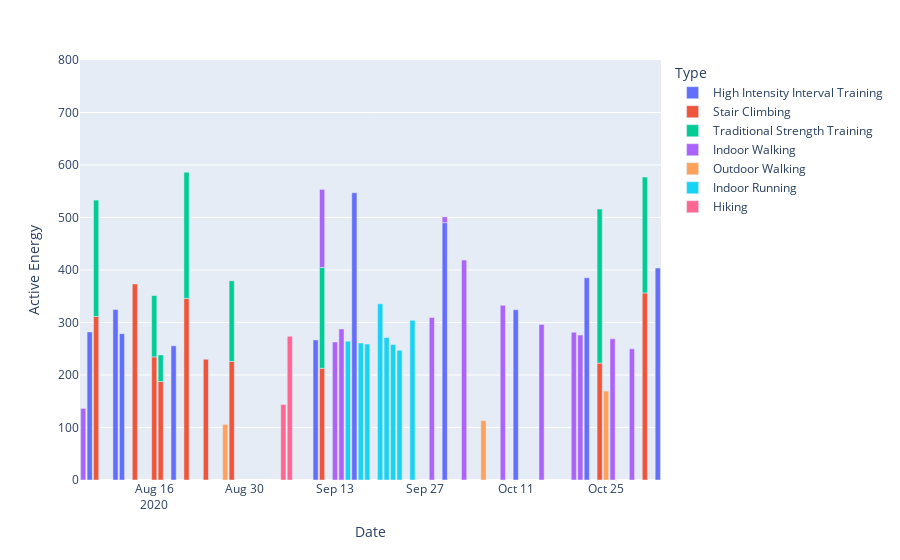

Notebook code for this chart:
### Markdown cell above
Visualizing the calories burned of all exercise sessions over 90 days

### Code cell
fig = px.bar(new_workouts, x="Date", y="Active Energy", color='Type')
fig.update_layout(yaxis_range=[0,800])
fig.show()

### Figure 1 — Plotly figure (JSON) as saved in the notebook; plotly's stock layout.template omitted (floating-point values rounded to 4 significant figures)
{"data": [{"alignmentgroup": "True", "hovertemplate": "Type=High Intensity Interval Training<br>Date=%{x}<br>Active Energy=%{y}<extra></extra>", "legendgroup": "High Intensity Interval Training", "marker": {"color": "#636efa"}, "name": "High Intensity Interval Training", "offsetgroup": "High Intensity Interval Training", "orientation": "v", "showlegend": true, "textposition": "auto", "type": "bar", "x": ["2020-11-02", "2020-10-22", "2020-10-11", "2020-09-30", "2020-09-16", "2020-09-10", "2020-08-19", "2020-08-11", "2020-08-10", "2020-08-06"], "xaxis": "x", "y": [403.8, 385.1, 324.3, 490.2, 547.2, 266.8, 255.7, 278.8, 324.6, 282.1], "yaxis": "y"}, {"alignmentgroup": "True", "hovertemplate": "Type=Stair Climbing<br>Date=%{x}<br>Active Energy=%{y}<extra></extra>", "legendgroup": "Stair Climbing", "marker": {"color": "#EF553B"}, "name": "Stair Climbing", "offsetgroup": "Stair Climbing", "orientation": "v", "showlegend": true, "textposition": "auto", "type": "bar", "x": ["2020-10-31", "2020-10-24", "2020-09-11", "2020-08-28", "2020-08-24", "2020-08-21", "2020-08-17", "2020-08-16", "2020-08-13", "2020-08-07"], "xaxis": "x", "y": [356.3, 222.7, 212.8, 225.9, 230.0, 345.8, 187.5, 234.5, 373.4, 311.5], "yaxis": "y"}, {"alignmentgroup": "True", "hovertemplate": "Type=Traditional Strength Training<br>Date=%{x}<br>Active Energy=%{y}<extra></extra>", "legendgroup": "Traditional Strength Training", "marker": {"color": "#00cc96"}, "name": "Traditional Strength Training", "offsetgroup": "Traditional Strength Training", "orientation": "v", "showlegend": true, "textposition": "auto", "type": "bar", "x": ["2020-10-31", "2020-10-24", "2020-09-11", "2020-08-28", "2020-08-21", "2020-08-17", "2020-08-16", "2020-08-07"], "xaxis": "x", "y": [220.7, 293.4, 192.0, 153.5, 240.4, 50.66, 116.9, 221.7], "yaxis": "y"}, {"alignmentgroup": "True", "hovertemplate": "Type=Indoor Walking<br>Date=%{x}<br>Active Energy=%{y}<extra></extra>", "legendgroup": "Indoor Walking", "marker": {"color": "#ab63fa"}, "name": "Indoor Walking", "offsetgroup": "Indoor Walking", "orientation": "v", "showlegend": true, "textposition": "auto", "type": "bar", "x": ["2020-10-29", "2020-10-26", "2020-10-21", "2020-10-20", "2020-10-15", "2020-10-09", "2020-10-03", "2020-09-30", "2020-09-28", "2020-09-14", "2020-09-13", "2020-09-11", "2020-08-05"], "xaxis": "x", "y": [249.8, 268.8, 276.0, 281.5, 296.4, 332.7, 419.0, 11.06, 309.6, 287.7, 262.8, 148.7, 136.3], "yaxis": "y"}, {"alignmentgroup": "True", "hovertemplate": "Type=Outdoor Walking<br>Date=%{x}<br>Active Energy=%{y}<extra></extra>", "legendgroup": "Outdoor Walking", "marker": {"color": "#FFA15A"}, "name": "Outdoor Walking", "offsetgroup": "Outdoor Walking", "orientation": "v", "showlegend": true, "textposition": "auto", "type": "bar", "x": ["2020-10-25", "2020-10-06", "2020-08-27"], "xaxis": "x", "y": [169.5, 113.0, 106.0], "yaxis": "y"}, {"alignmentgroup": "True", "hovertemplate": "Type=Indoor Running<br>Date=%{x}<br>Active Energy=%{y}<extra></extra>", "legendgroup": "Indoor Running", "marker": {"color": "#19d3f3"}, "name": "Indoor Running", "offsetgroup": "Indoor Running", "orientation": "v", "showlegend": true, "textposition": "auto", "type": "bar", "x": ["2020-09-25", "2020-09-23", "2020-09-22", "2020-09-21", "2020-09-20", "2020-09-18", "2020-09-17", "2020-09-15"], "xaxis": "x", "y": [304.1, 247.2, 258.2, 271.6, 335.7, 258.9, 260.9, 264.5], "yaxis": "y"}, {"alignmentgroup": "True", "hovertemplate": "Type=Hiking<br>Date=%{x}<br>Active Energy=%{y}<extra></extra>", "legendgroup": "Hiking", "marker": {"color": "#FF6692"}, "name": "Hiking", "offsetgroup": "Hiking", "orientation": "v", "showlegend": true, "textposition": "auto", "type": "bar", "x": ["2020-09-06", "2020-09-05"], "xaxis": "x", "y": [273.9, 144.0], "yaxis": "y"}], "layout": {"barmode": "relative", "legend": {"title": {"text": "Type"}, "tracegroupgap": 0}, "margin": {"t": 60}, "xaxis": {"anchor": "y", "domain": [0, 1], "title": {"text": "Date"}}, "yaxis": {"anchor": "x", "domain": [0, 1], "range": [0, 800], "title": {"text": "Active Energy"}}}}
